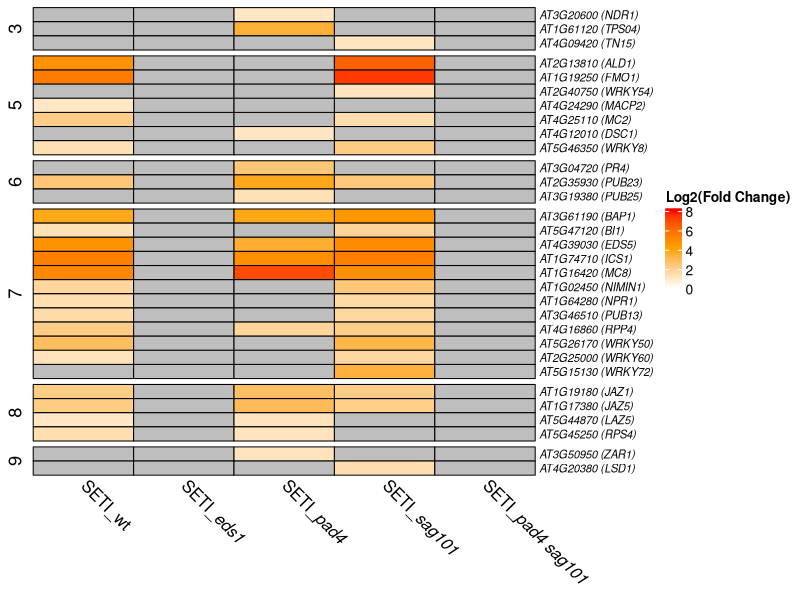
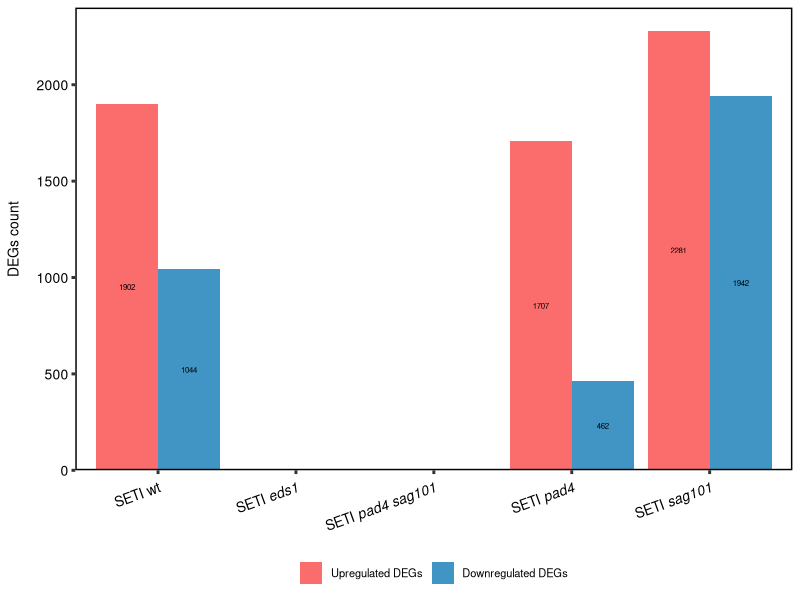

Recreate these plots in R, in order.
## ---- chunk 1
knitr::opts_chunk$set(echo = TRUE)
## ---- chunk 2
library("ComplexHeatmap")
library("circlize")
library("ggpubr")
library("stringr")
## ---- chunk 3
selected_genes = read.csv2("./Data/selected_DEGs.csv", dec = ".")
cluster_genes = read.csv2("./Data/Target in each cluster heatmap 5067 DE genes.csv", dec = ".", sep = ",") 
selected_genes$cluster = cluster_genes$Clusters[match(selected_genes$Gene_id, cluster_genes$Targets)]

selected_genes$cluster = factor(selected_genes$cluster)

gene_list = read.csv2(file = "./Data/Significant DE genes list and statistics.csv", sep = ",", dec = ".",
                      header = TRUE)
gene_list = gene_list[gene_list$contrast != "SETI_p.E-SETI_s.E" & gene_list$contrast != "SETI_p.E-SETI_WT.E"
          & gene_list$contrast != "SETI_s.E-SETI_WT.E", ]
gene_list$contrast = factor(gene_list$contrast)
## ---- chunk 4
test = selected_genes[,c(3,7,5,4,6)]
rownames(test) = paste(selected_genes$Gene_id, " ", "(",selected_genes$Gene,")", sep = "")
test2 = as.matrix(test)

col_fun = colorRamp2(c(0, 4, 8 ), c("white", "orange", "red"))
col_fun(seq(-3, 3))

selected_genes$cluster = factor(selected_genes$cluster)
plot_heatmap = Heatmap(test2, name = "Log2(Fold Change)", col_fun, split = selected_genes$cluster, rect_gp = gpar(col = "black"), row_gap = unit(1.5, "mm"), show_parent_dend_line = FALSE, row_order = order(as.numeric(gsub("row", "", rownames(test)))),
        row_labels = rownames(test), row_names_gp = gpar(fontsize = 8, fontface = "italic"), show_column_names = TRUE, column_names_rot = -45, column_order = c("SETI", "eds1", "pad4", "sag101", "pad4sag101"), column_labels = c(expression("SETI_wt"), expression("SETI_" * italic("eds1")), expression("SETI_" * italic("pad4")), expression("SETI_" * italic("sag101")), expression("SETI_" * italic("pad4 sag101"))))

plot_heatmap 
## ---- chunk 5
dlab_theme = theme(axis.title.y = element_text(margin = margin(r = 10)), text = element_text(size=10), axis.text = element_text(size=10),
        axis.text.x = element_text(margin = margin(t = 5), size = 10, colour = "black", angle = 20, hjust=1),
        axis.text.y = element_text(color = "black"),
        axis.line = element_blank(),
        axis.ticks = element_line(size = 1),
        axis.title.x = element_blank(),
        legend.position="bottom", 
        legend.text= element_text(size = 8),
        #legend.title = element_text(size = 16, face = "bold"),
        panel.background = element_blank(),
        panel.spacing.x = unit(1, "lines"),
        panel.spacing.y=unit(0,"lines"),
        panel.grid =  element_blank(),
        legend.title = element_blank(),
        #panel.grid.major.y =  element_line(colour = "#999999"),
        panel.grid.minor.y =  element_blank(),
        panel.border = element_rect(fill = NA, color = "black", linewidth = 1),
        strip.background =element_rect(fill="white"),
        strip.text.x = element_text(size = 12, hjust = 0.5))


# length(gene_list$contrast[gene_list$contrast == "SETI_WT.E-SETI_WT.mock" & gene_list$up.down == "up-regulated"])
# length(gene_list$contrast[gene_list$contrast == "SETI_p.E-SETI_p.mock" & gene_list$up.down == "up-regulated"])
# length(gene_list$contrast[gene_list$contrast == "SETI_s.E-SETI_s.mock" & gene_list$up.down == "up-regulated"])
# length(gene_list$contrast[gene_list$contrast == "SETI_ps.E-SETI_ps.mock" & gene_list$up.down == "up-regulated"])
# length(gene_list$contrast[gene_list$contrast == "SETI_e.E-SETI_e.mock" & gene_list$up.down == "up-regulated"])
# length(gene_list$contrast[gene_list$contrast == "SETI_WT.E-SETI_WT.mock" & gene_list$up.down == "down-regulated"])
# length(gene_list$contrast[gene_list$contrast == "SETI_p.E-SETI_p.mock" & gene_list$up.down == "down-regulated"])
# length(gene_list$contrast[gene_list$contrast == "SETI_s.E-SETI_s.mock" & gene_list$up.down == "down-regulated"])
# length(gene_list$contrast[gene_list$contrast == "SETI_ps.E-SETI_ps.mock" & gene_list$up.down == "down-regulated"])
# length(gene_list$contrast[gene_list$contrast == "SETI_e.E-SETI_e.mock" & gene_list$up.down == "down-regulated"])

up_down_numbers = data.frame(lines = rep(c("SETI_WT.E-SETI_WT.mock",  "SETI_p.E-SETI_p.mock", "SETI_s.E-SETI_s.mock",
                                       "SETI_ps.E-SETI_ps.mock", "SETI_e.E-SETI_e.mock"), 2), up_down = factor(rep(c("upregulated", "downregulated"), each = 5), levels = c("upregulated", "downregulated")), genenumbers = c(1902, 1707, 2281, 0, 0, 1044, 462, 1942, 0, 0))


degs_count <- ggplot(data = up_down_numbers, aes(x = lines, y = genenumbers))+
  geom_bar(aes(fill = up_down), stat = "identity", position=position_dodge(), alpha = 0.75) +
  scale_x_discrete(limits = c("SETI_WT.E-SETI_WT.mock", "SETI_e.E-SETI_e.mock", "SETI_ps.E-SETI_ps.mock", "SETI_p.E-SETI_p.mock", "SETI_s.E-SETI_s.mock"), labels=c(expression("SETI wt"), expression("SETI" ~ italic("eds1")), expression("SETI" ~ italic("pad4 sag101")), expression("SETI" ~ italic("pad4")), expression("SETI" ~ italic("sag101")))) + scale_fill_manual(values = c("#F93D3D", "#0072B2"),
                     name = "Expression change", labels = c("Upregulated DEGs", "Downregulated DEGs"))  +
  labs(y = "DEGs count", x = "Line") +
  geom_text(aes(y = genenumbers/2, label = c(1902, 1707, 2281, NA, NA, 1044, 462, 1942, NA, NA), group = up_down),  position=position_dodge(0.9), size = 2) +
  dlab_theme +
  scale_y_continuous(expand = c(0,0), limits = c(0, 2400)) 

degs_count 
